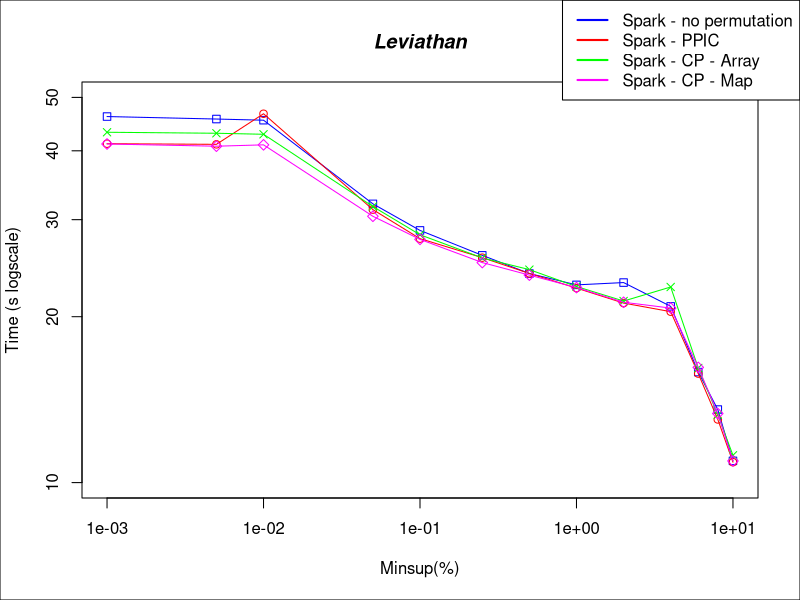

Write R code to recreate this figure.


#DATA
x <- c(0.00001, 0.00005, 0.0001, 0.0005, 0.001, 0.0025, 0.005, 0.01, 0.02, 0.04, 0.06, 0.08, 0.1)*100

sparkNP <- c(46158, 45680, 45459, 32050, 28681, 25844, 23952, 22844, 23066, 20881, 15871, 13570, 10950)/1000
sparkPPIC <- c(41206, 41098, 46700, 31285, 27711, 25596, 23960, 22538, 21170, 20423, 15768, 13020, 10890)/1000
sparkCP <- c(43225, 43045, 42862, 31691, 28166, 25565, 24347, 22684, 21353, 22644, 16143, 13277, 11208)/1000
sparkCPMap <- c(41157, 40777, 41010, 30427, 27628, 25075, 23793, 22588, 21243, 20732, 16183, 13345, 10947)/1000

#PLOT
plot(x,sparkNP, log = "xy", type="o", pch=0, xlab="Minsup(%)", ylab="Time (s logscale)", col="blue", ylim=c(10, 50))
lines(x,sparkPPIC, col="red", type="o", pch=1)
lines(x,sparkCP, col="green", type="o", pch=4)
lines(x,sparkCPMap, col="magenta", type="o", pch=5)

title(main="Leviathan", font.main=4)

par(fig = c(0, 1, 0, 1), oma = c(0, 0, 0, 0), mar = c(0, 0, 0, 0), new = TRUE)
plot(0, 0, type = "n", bty = "n", xaxt = "n", yaxt = "n")

#Pretty up
legend("topright", legend=c("Spark - no permutation", "Spark - PPIC", "Spark - CP - Array", "Spark - CP - Map"), lty=c(1,1),lwd=c(2,2), col=c("blue","red", "green", "magenta"))
box()
